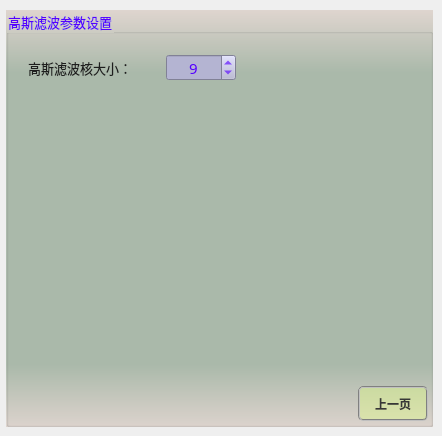
       <widget class="QWidget" name="page_6">
        <widget class="QGroupBox" name="groupParam_5">
         <property name="geometry">
          <rect>
           <x>6</x>
           <y>10</y>
           <width>427</width>
           <height>417</height>
          </rect>
         </property>
         <property name="font">
          <font>
           <family>微软雅黑</family>
           <pointsize>10</pointsize>
          </font>
         </property>
         <property name="styleSheet">
          <string notr="true">background-color: qlineargradient(x1:0, y1:0, x2:0, y2:1, stop:0 #dfd5cf, stop: 0.15 #acbbac, stop: 0.85 #acbbac,stop:1 #dfd5cf);
color: rgb(85, 0, 255);</string>
         </property>
         <property name="title">
          <string>高斯滤波参数设置</string>
         </property>
         <widget class="QPushButton" name="btnGaussianBlurBack">
          <property name="geometry">
           <rect>
            <x>352</x>
            <y>376</y>
            <width>70</width>
            <height>35</height>
           </rect>
          </property>
          <property name="minimumSize">
           <size>
            <width>70</width>
            <height>30</height>
           </size>
          </property>
          <property name="font">
           <font>
            <family>微软雅黑</family>
            <pointsize>9</pointsize>
            <weight>75</weight>
            <italic>false</italic>
            <bold>true</bold>
           </font>
          </property>
          <property name="styleSheet">
           <string notr="true">QWidget{ background-color: rgba(225, 255, 127,100);}
QWidget{ color: rgb(55, 55, 55);}
QWidget{ border: 2px groove gray;border-radius: 5px;padding: 2px 4px;}
QPushButton:hover{ background-color: rgba(225, 255, 127,150);}
QPushButton:pressed{background-color: rgba(225, 255, 127,255);}</string>
          </property>
          <property name="text">
           <string>上一页</string>
          </property>
         </widget>
         <widget class="QLabel" name="label_16">
          <property name="geometry">
           <rect>
            <x>22</x>
            <y>48</y>
            <width>131</width>
            <height>19</height>
           </rect>
          </property>
          <property name="font">
           <font>
            <family>微软雅黑</family>
            <pointsize>10</pointsize>
           </font>
          </property>
          <property name="styleSheet">
           <string notr="true">color: rgb(30, 30, 30);
background: transparent;</string>
          </property>
          <property name="text">
           <string>高斯滤波核大小：</string>
          </property>
         </widget>
         <widget class="QSpinBox" name="spinGaussianBlurKSize">
          <property name="geometry">
           <rect>
            <x>160</x>
            <y>44</y>
            <width>70</width>
            <height>27</height>
           </rect>
          </property>
          <property name="font">
           <font>
            <family>微软雅黑</family>
            <pointsize>11</pointsize>
           </font>
          </property>
          <property name="toolTip">
           <string/>
          </property>
          <property name="styleSheet">
           <string notr="true">QWidget{color: rgb(85, 0, 255);background-color: rgb(180, 180, 210);}
QSpinBox::up-button{
    border:transparent;
}
QSpinBox::down-button{
    border:transparent;
}
QSpinBox::up-arrow{
    image:url(:/resource/up.png);
}
QSpinBox::down-arrow{
    image:url(:/resource/down.png);
}</string>
          </property>
          <property name="alignment">
           <set>Qt::AlignCenter</set>
          </property>
          <property name="minimum">
           <number>1</number>
          </property>
          <property name="maximum">
           <number>101</number>
          </property>
          <property name="singleStep">
           <number>1</number>
          </property>
          <property name="value">
           <number>9</number>
          </property>
         </widget>
        </widget>
       </widget>
